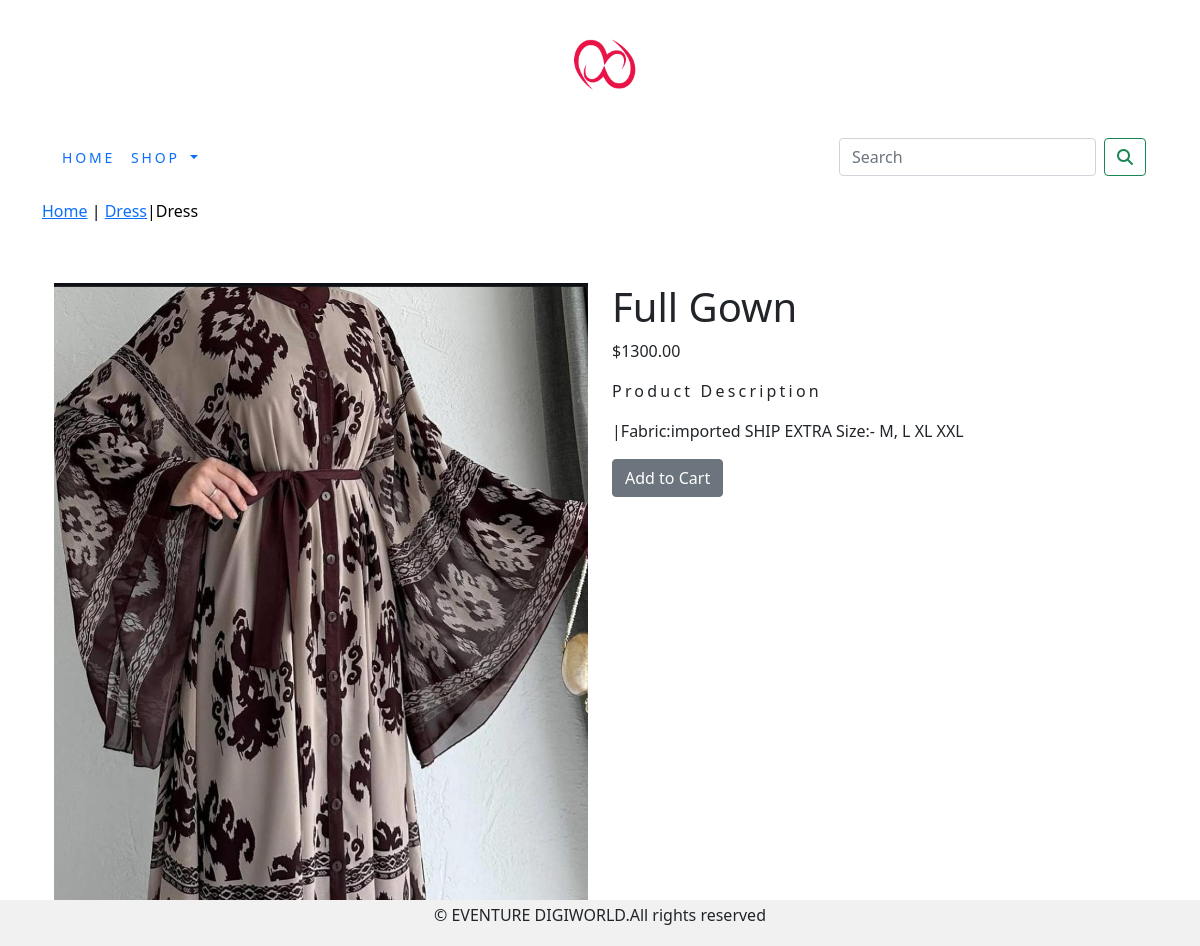
/shop/dress/full-gown/, run on the app's committed database.
### shop/models.py (models this page shows, shortened)
class Product(models.Model):
    name=models.CharField(max_length=250,unique=True)
    slug=models.SlugField(max_length=250,unique=True)
    description=models.TextField(blank=True)
    price=models.DecimalField(max_digits=10,decimal_places=2)
    category=models.ForeignKey(Category,on_delete=models.CASCADE)
    image = models.ImageField(upload_to='product', blank=True)
    stock=models.IntegerField()
    available=models.BooleanField(default=True)
    created=models.DateTimeField(auto_now_add=True)
    updated=models.DateTimeField(auto_now=True)
    class Meta:
        ordering=('name',)
        verbose_name='product'
        verbose_name_plural='products'

class Category(models.Model):
    name=models.CharField(max_length=250,unique=True)
    slug=models.SlugField(max_length=250,unique=True)
    description=models.TextField(blank=True)
    image=models.ImageField(upload_to='category',blank=True)
    class Meta:
        ordering=('name',)
        verbose_name='category'
        verbose_name_plural='categories'
    def get_url(self):
        return reverse('shop:product_by_category',args=[self.slug])
    def __str__(self):
        return  '{}'.format(self.name)

### shop/views.py (the view)
# urls.py: path('<slug:c_slug>/<slug:product_slug>/', views.proDetail, name='prodCatdetail'),
def proDetail(request,c_slug,product_slug):
    try:
        product=Product.objects.get(category__slug=c_slug,slug=product_slug)
    except Exception as e:
        raise e
    return render(request,'product.html',{ 'product':product} )

### cart/context_processors.py (called while the page is built)
def counter(request):
    item_count=0
    if 'admin' in request.path:
        return {}
    else:
        try:
            cart=Cart.objects.filter(cart_id=_cart_id(request))
            cart_items=CartItem.objects.all().filter(cart=cart[:1])
            for cart_item in cart_items:
                item_count += cart_item.quantity
        except Cart. DoesNotExist:
            item_count = 0
    return dict(item_count=item_count)

### cart/views.py (called while the page is built)
def _cart_id(request):
    cart = request.session.session_key
    if not cart:
        cart = request.session.create()
    return cart

### shop/context_processors.py (called while the page is built)
def menu_links(request):
    links=Category.objects.all()
    return dict(links=links)

### template/product.html (shortened to what this page needs)
{% extends 'base.html' %}
{% load static %}
{% block content %}
<div class="row my_prod_row_class">
        <div class="mx_auto">
                <p> <a href="{% url 'shop:allProdCat' %}">Home</a> |  <a href ="{{product.category.get_url}}">{{product.category}}</a>|{{product.category}}</p>
        </div>
</div>
<div class="container">
<br>
<div class="row">
        <div class="col-12 col-sm12 col-md-12 col-lg-6 text-center">
                <div style="min-width:18rem">
                        <img src="{{product.image.url}}" alt="{{product.name}}" style="max-width:100%;max-height:60%;">
                </div>
        </div>
              <div class="col-12 col-sm-12 col-md-12 col-lg-6">
                      <div>
                      <h1 class="my_prod_title">{{product.name}}</h1>
                      <P>${{product.price}}</P>
                      <p class="my_title">Product Description</p>
                      <p class="text-justify my_prod_text">|{{product.description}}</p>
                      {% if product.stock <= 0 %}
                      <p class="text-justify my_prod_text"><b>Out of stock</b></p>
                      {% else %}
                      <a class="btn btn-secondary btn-block my_custom_button" href="{% url 'cart:add_cart' product.id %}">Add to Cart</a>
                      {% endif %}
              </div>
                      </div>
      </div>
</div>
{% endblock %}

### static/css/custom.css (style rules this page uses)
body { font-family: 'Roboto', sans-serif; }
.my_title { font-size:16px text-transform:uppercase; letter-spacing:.2em; }
.my_prod_row_class { padding-top:15px; padding-bottom:20px; }
.my_prod_row_class .mx_auto { color:#000; font-size;12px; text-decoration:none; }
.my_prod_text { padding-right:20px; }

### data on the page
Product: category "Dress", image (picture), name "Full Gown", price "1300.00", description "Fabric:imported SHIP EXTRA Size:- M, L XL XXL"
